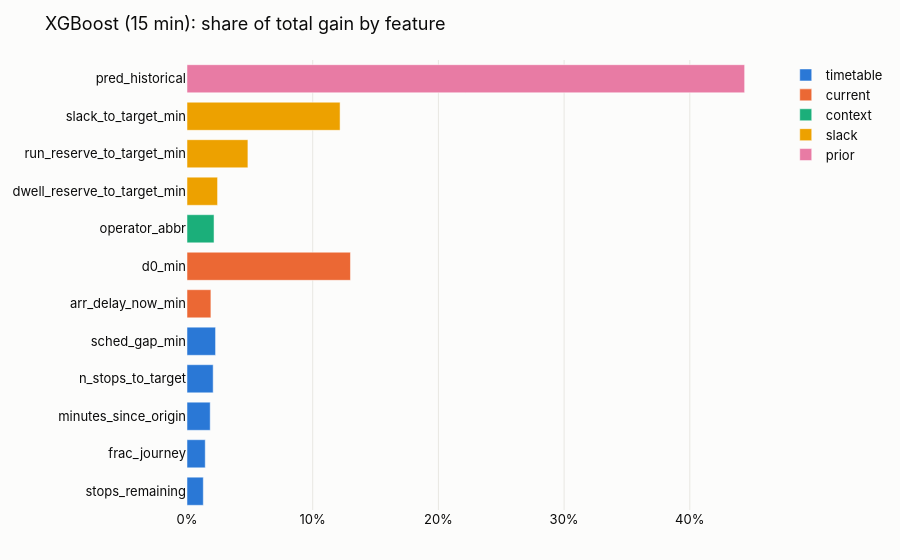

The notebook cell this image was saved under:
### Code cell
# 4.2 Chart: top 12 features at 15 min
top = imp[imp["horizon_min"] == 15].nlargest(12, "share").sort_values("share")
fig = px.bar(top, x="share", y="feature", color="group", orientation="h",
             title="XGBoost (15 min): share of total gain by feature")
fig.update_layout(xaxis_tickformat=".0%", xaxis_title=None, yaxis_title=None, legend_title=None)
fig.show()

### Figure 1 — Plotly figure (JSON) as saved in the notebook; plotly's stock layout.template omitted (floating-point values rounded to 4 significant figures)
{"data": [{"hovertemplate": "group=timetable<br>share=%{x}<br>feature=%{y}<extra></extra>", "legendgroup": "timetable", "marker": {"color": "#2a78d6", "pattern": {"shape": ""}}, "name": "timetable", "orientation": "h", "showlegend": true, "textposition": "auto", "type": "bar", "x": [0.01298, 0.01452, 0.01847, 0.02082, 0.02273], "xaxis": "x", "y": ["stops_remaining", "frac_journey", "minutes_since_origin", "n_stops_to_target", "sched_gap_min"], "yaxis": "y"}, {"hovertemplate": "group=current<br>share=%{x}<br>feature=%{y}<extra></extra>", "legendgroup": "current", "marker": {"color": "#eb6834", "pattern": {"shape": ""}}, "name": "current", "orientation": "h", "showlegend": true, "textposition": "auto", "type": "bar", "x": [0.01901, 0.13], "xaxis": "x", "y": ["arr_delay_now_min", "d0_min"], "yaxis": "y"}, {"hovertemplate": "group=context<br>share=%{x}<br>feature=%{y}<extra></extra>", "legendgroup": "context", "marker": {"color": "#1baf7a", "pattern": {"shape": ""}}, "name": "context", "orientation": "h", "showlegend": true, "textposition": "auto", "type": "bar", "x": [0.02151], "xaxis": "x", "y": ["operator_abbr"], "yaxis": "y"}, {"hovertemplate": "group=slack<br>share=%{x}<br>feature=%{y}<extra></extra>", "legendgroup": "slack", "marker": {"color": "#eda100", "pattern": {"shape": ""}}, "name": "slack", "orientation": "h", "showlegend": true, "textposition": "auto", "type": "bar", "x": [0.02432, 0.04846, 0.1218], "xaxis": "x", "y": ["dwell_reserve_to_target_min", "run_reserve_to_target_min", "slack_to_target_min"], "yaxis": "y"}, {"hovertemplate": "group=prior<br>share=%{x}<br>feature=%{y}<extra></extra>", "legendgroup": "prior", "marker": {"color": "#e87ba4", "pattern": {"shape": ""}}, "name": "prior", "orientation": "h", "showlegend": true, "textposition": "auto", "type": "bar", "x": [0.4436], "xaxis": "x", "y": ["pred_historical"], "yaxis": "y"}], "layout": {"barmode": "relative", "legend": {"title": {}, "tracegroupgap": 0}, "title": {"text": "XGBoost (15 min): share of total gain by feature"}, "xaxis": {"anchor": "y", "domain": [0, 1], "tickformat": ".0%", "title": {}}, "yaxis": {"anchor": "x", "domain": [0, 1], "title": {}}}}
